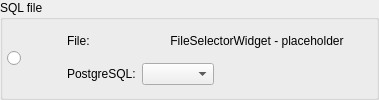
           <widget class="QGroupBox" name="groupBox_2">
            <property name="title">
             <string>SQL file</string>
            </property>
            <layout class="QGridLayout" name="gridLayout_10">
             <property name="leftMargin">
              <number>4</number>
             </property>
             <property name="topMargin">
              <number>4</number>
             </property>
             <property name="rightMargin">
              <number>4</number>
             </property>
             <property name="bottomMargin">
              <number>4</number>
             </property>
             <item row="0" column="0" rowspan="2">
              <widget class="QRadioButton" name="export_to_file_rb">
               <property name="sizePolicy">
                <sizepolicy hsizetype="Fixed" vsizetype="Expanding">
                 <horstretch>0</horstretch>
                 <verstretch>0</verstretch>
                </sizepolicy>
               </property>
               <property name="text">
                <string/>
               </property>
               <property name="checked">
                <bool>false</bool>
               </property>
               <property name="autoExclusive">
                <bool>false</bool>
               </property>
              </widget>
             </item>
             <item row="0" column="1" rowspan="2">
              <widget class="QWidget" name="export_to_file_wgt" native="true">
               <property name="enabled">
                <bool>true</bool>
               </property>
               <property name="sizePolicy">
                <sizepolicy hsizetype="Preferred" vsizetype="Fixed">
                 <horstretch>0</horstretch>
                 <verstretch>0</verstretch>
                </sizepolicy>
               </property>
               <layout class="QGridLayout" name="gridLayout_3">
                <property name="leftMargin">
                 <number>4</number>
                </property>
                <property name="topMargin">
                 <number>4</number>
                </property>
                <property name="rightMargin">
                 <number>0</number>
                </property>
                <property name="bottomMargin">
                 <number>4</number>
                </property>
                <item row="0" column="1">
                 <widget class="QLabel" name="file_lbl">
                  <property name="enabled">
                   <bool>true</bool>
                  </property>
                  <property name="sizePolicy">
                   <sizepolicy hsizetype="Fixed" vsizetype="Fixed">
                    <horstretch>0</horstretch>
                    <verstretch>0</verstretch>
                   </sizepolicy>
                  </property>
                  <property name="minimumSize">
                   <size>
                    <width>0</width>
                    <height>0</height>
                   </size>
                  </property>
                  <property name="text">
                   <string>File:</string>
                  </property>
                 </widget>
                </item>
                <item row="1" column="1">
                 <widget class="QLabel" name="pgsql_lbl">
                  <property name="sizePolicy">
                   <sizepolicy hsizetype="Fixed" vsizetype="Fixed">
                    <horstretch>0</horstretch>
                    <verstretch>0</verstretch>
                   </sizepolicy>
                  </property>
                  <property name="minimumSize">
                   <size>
                    <width>0</width>
                    <height>0</height>
                   </size>
                  </property>
                  <property name="font">
                   <font>
                    <italic>false</italic>
                   </font>
                  </property>
                  <property name="text">
                   <string>PostgreSQL:</string>
                  </property>
                 </widget>
                </item>
                <item row="1" column="2">
                 <layout class="QHBoxLayout" name="horizontalLayout_5">
                  <item>
                   <widget class="QComboBox" name="pgsqlvers_cmb">
                    <property name="enabled">
                     <bool>true</bool>
                    </property>
                    <property name="minimumSize">
                     <size>
                      <width>0</width>
                      <height>0</height>
                     </size>
                    </property>
                    <property name="maximumSize">
                     <size>
                      <width>16777215</width>
                      <height>16777215</height>
                     </size>
                    </property>
                    <property name="toolTip">
                     <string>PostgreSQL version in which the SQL code should be generated</string>
                    </property>
                    <property name="insertPolicy">
                     <enum>QComboBox::InsertAtBottom</enum>
                    </property>
                   </widget>
                  </item>
                  <item>
                   <spacer name="horizontalSpacer">
                    <property name="orientation">
                     <enum>Qt::Horizontal</enum>
                    </property>
                    <property name="sizeHint" stdset="0">
                     <size>
                      <width>158</width>
                      <height>20</height>
                     </size>
                    </property>
                   </spacer>
                  </item>
                 </layout>
                </item>
                <item row="0" column="0" rowspan="2">
                 <widget class="QLabel" name="model_sql_lbl">
                  <property name="enabled">
                   <bool>true</bool>
                  </property>
                  <property name="sizePolicy">
                   <sizepolicy hsizetype="Fixed" vsizetype="Expanding">
                    <horstretch>0</horstretch>
                    <verstretch>0</verstretch>
                   </sizepolicy>
                  </property>
                  <property name="minimumSize">
                   <size>
                    <width>30</width>
                    <height>60</height>
                   </size>
                  </property>
                  <property name="maximumSize">
                   <size>
                    <width>30</width>
                    <height>60</height>
                   </size>
                  </property>
                  <property name="text">
                   <string/>
                  </property>
                  <property name="pixmap">
                   <pixmap resource="../res/resources.qrc">:/imagens/imagens/model2sql.png</pixmap>
                  </property>
                  <property name="scaledContents">
                   <bool>true</bool>
                  </property>
                 </widget>
                </item>
                <item row="0" column="2">
                 <widget class="QLabel" name="placeholder_s_fsel">
                  <property name="text">
                   <string>FileSelectorWidget - placeholder</string>
                  </property>
                  <property name="alignment">
                   <set>Qt::AlignCenter</set>
                  </property>
                 </widget>
                </item>
               </layout>
              </widget>
             </item>
            </layout>
           </widget>
